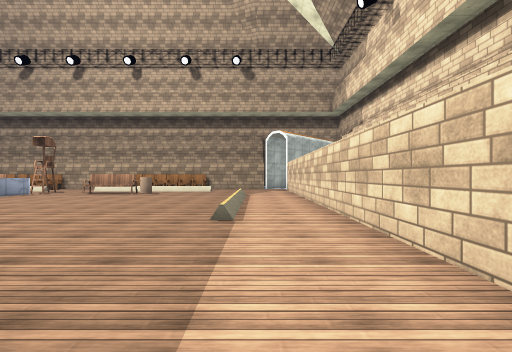
View 1 (above)

18 first-person views from a walk through a scene from a Unity 3-D project. The camera is 1.3 m above the floor, looks level and sees 90° across. The floor is counted in squares, 2 m on a side. Each view is taken from the middle of a square. On the plan, view 1 faces up. The plan holds only what a view shows up to about 9 squares ahead; the rest is blank. The player is left out. Some surface patterns are stand-ins.

View 2
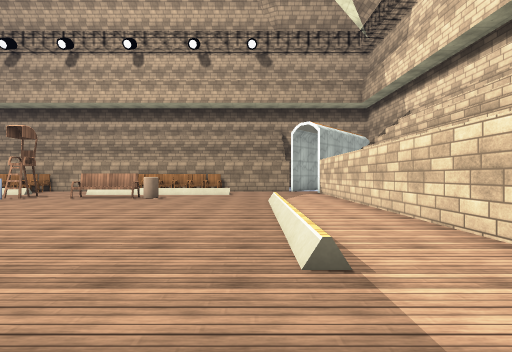

View 3
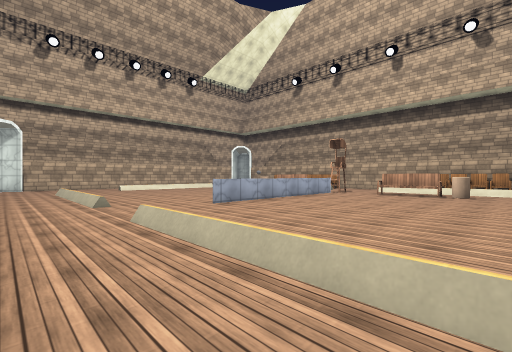

View 4
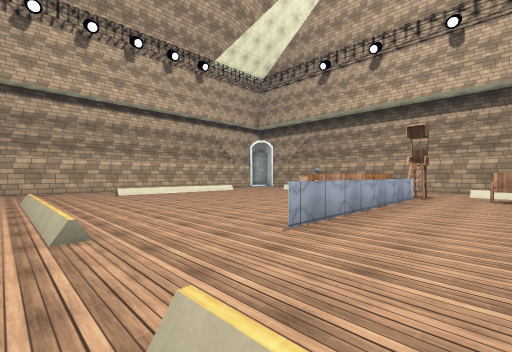

View 5
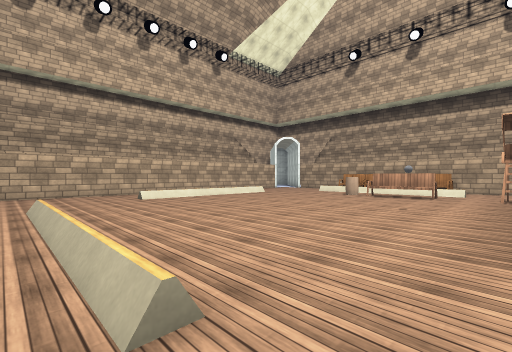

View 6
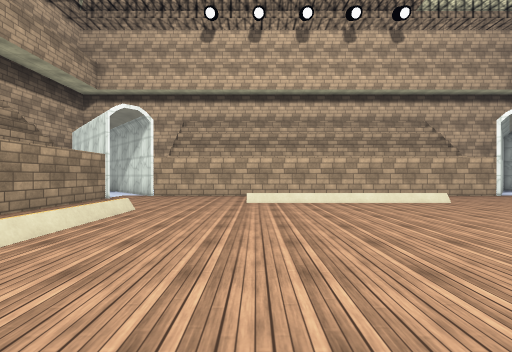

View 7
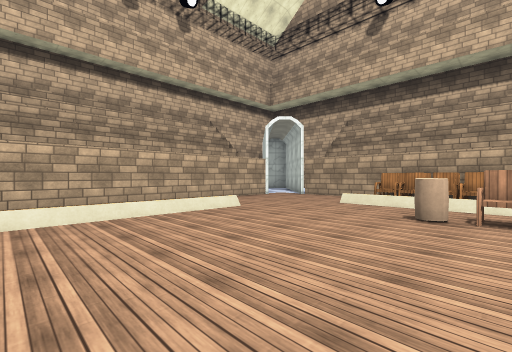

View 8
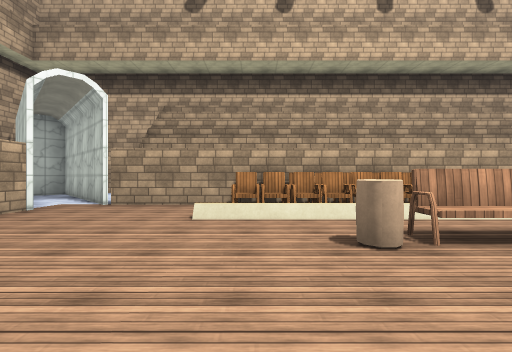

View 9
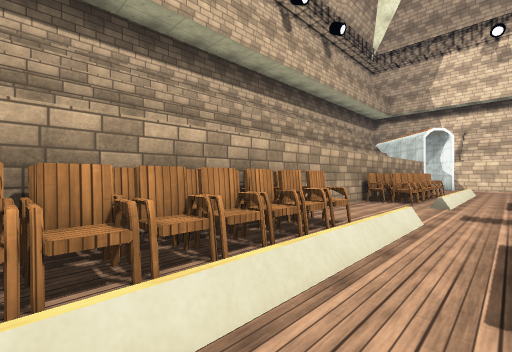

View 10
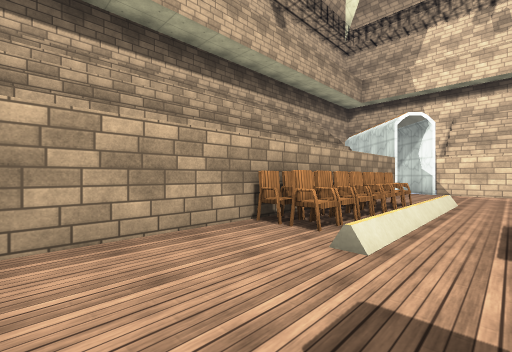

View 11
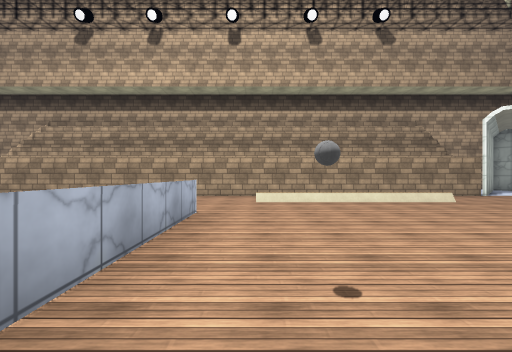

View 12
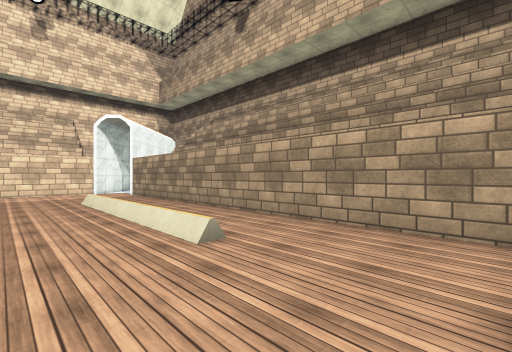

View 13
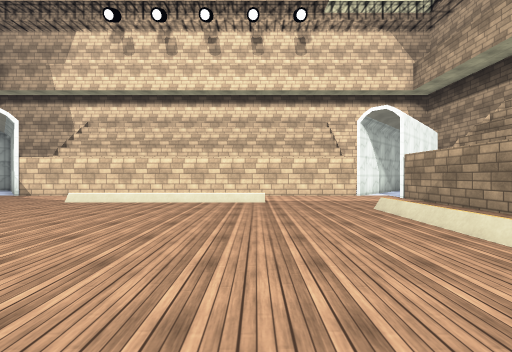

View 14
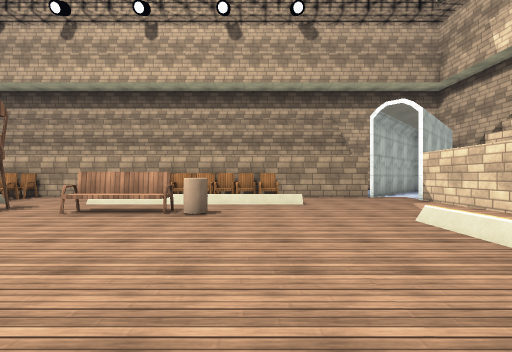

View 15
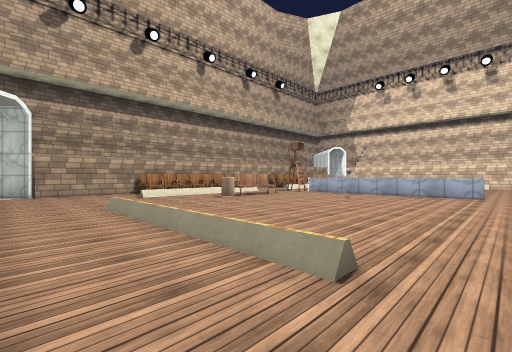

View 16
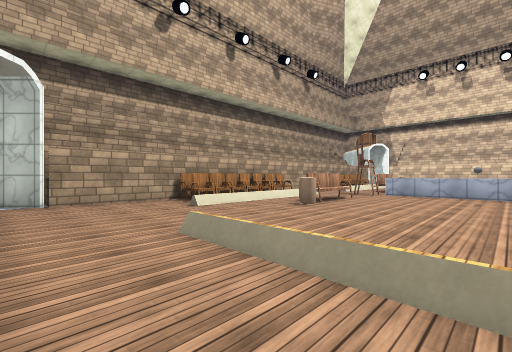

View 17
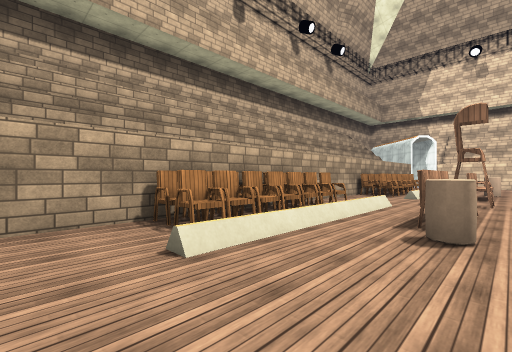

View 18
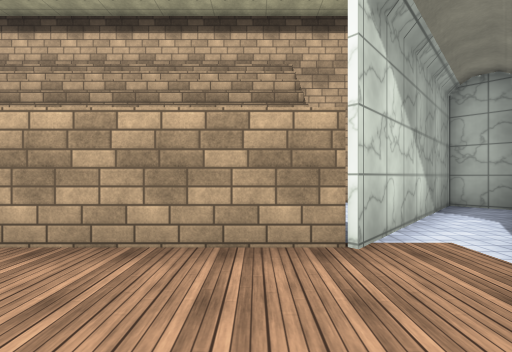

### Floor plan
Key: @ floor where view 1 was taken; # wall or solid block; . main floor; : floor 0.5 m higher than the main floor; = window, fence, low wall or low ledge; O other object.
Columns run from 21 left of view 1 to 2 right of it. Each row starts with its distance up from view 1.
 16 ####
 15 #..##
 14 ##..##
 13 ###..###################
 12   ##....OOOO#. OOOO....#
 11    #....:::::..:::::...#
 10    #.....#OO...OO#.....#
  9    #.........O.........#
  8    #.........=.........#
  7    #.........=.........#
  6    #.........=.........#
  5    #.........=.........#
  4    #.........=.........#
  3    #...................#
  2    #...................#
  1    #...................#
  0    #.................@.#
 -1    #####################

Positions as (right, up) in squares from view 1, and headings:
1: (0, 0), facing up
2: (-1, 2), facing up
3: (-3, 0), facing up-left
4: (-6, 1), facing up-left
5: (-8, 1), facing up-left
6: (-9, 4), facing left
7: (-11, 5), facing up-left
8: (-13, 7), facing up
9: (-13, 10), facing up-right
10: (-9, 10), facing up-right
11: (-9, 8), facing down
12: (-9, 3), facing down-right
13: (-7, 4), facing right
14: (-3, 5), facing up
15: (-17, 3), facing up-right
16: (-17, 6), facing up-right
17: (-15, 9), facing up-right
18: (-15, 11), facing left
